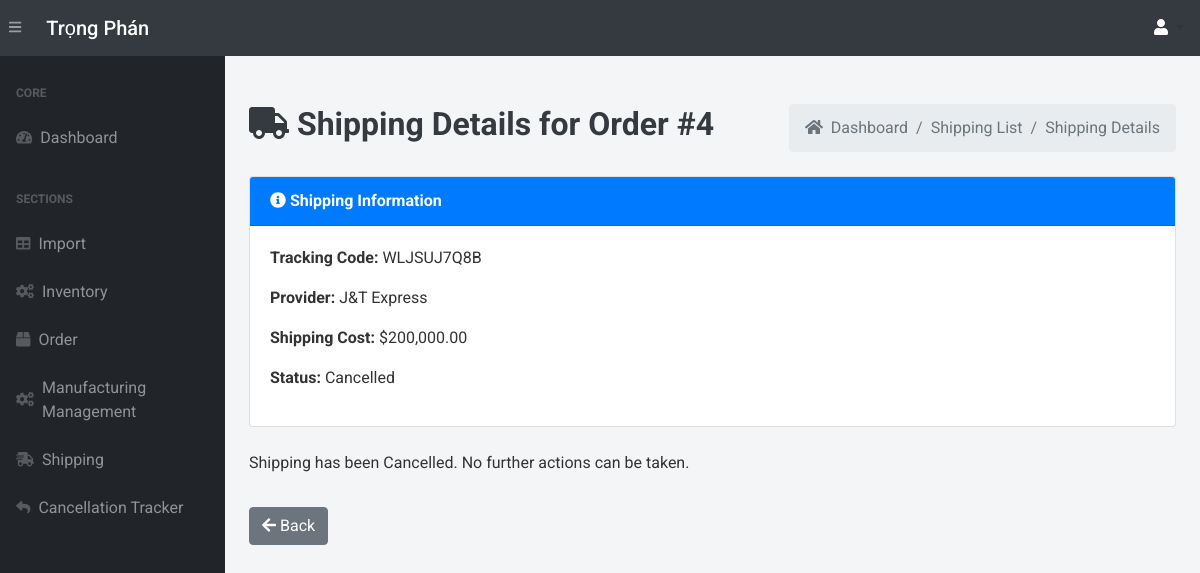
The page /shipping/2 (signed in) on the database its author committed.
### app.py (models this page shows, shortened)
class Shipping(db.Model):
    __tablename__ = 'shipping'
    shipping_id = db.Column(db.Integer, primary_key=True)
    order_id = db.Column(db.Integer, db.ForeignKey('orders.order_id'))
    tracking_code = db.Column(db.String(255), unique=True)
    provider = db.Column(db.String(255), nullable=False)
    shipping_cost = db.Column(db.Numeric(10, 2), nullable=False)
    shipping_status = db.Column(db.String(50), default='Processing')  # Status: Pending, Shipped, Delivered
    pay_method=db.Column(db.String(255), nullable=False)
    shipment_time = db.Column(db.DateTime, default=vietnam_now)
    order = db.relationship('Order', backref='shipping_details')
    price = db.Column(db.Float)
    quan = db.Column(db.Numeric(10, 2), nullable=False)
    status = db.Column(db.String(50), default='Processing')

### app.py (the view)
@app.route('/shipping/<int:shipping_id>', methods=["GET"])
@login_required
def view_shipping(shipping_id):
    shipping = Shipping.query.get_or_404(shipping_id)
    return render_template('view_shipping.html', shipping=shipping)

### app.py (called while the page is built, shortened)
@login_manager.user_loader
def load_user(user_id):
    return User.query.get(int(user_id))

def add_monthly_data():
    current_year = datetime.now().year
    months = [f"{current_year}-{str(month).zfill(2)}" for month in range(1, 4)]
    for month in months:
        existing_month_data = db.session.query(Order).filter(Order.order_date.like(f'{month}%')).first()
    db.session.commit()

@app.before_request
def initialize_data():
    add_monthly_data()

@app.template_filter('format_price')
@login_required
def format_price(value):
    try:
        if value >= 1000000000:
            return "{:,.2f} B".format(value / 1000000000)
        elif value >= 1000000:
            return "{:,.2f} M".format(value / 1000000)
        return "{:,.2f}".format(value)
    except (ValueError, TypeError):
        return value

### templates/view_shipping.html (shortened to what this page needs)
{% extends 'base.html' %}
{% block content %}
<main>
    <div class="container-fluid mt-5">
        <div class="d-flex justify-content-between align-items-center mb-4">
            <h1 class="text-dark font-weight-bold" style="font-size: 2rem;">
                <i class="fas fa-truck"></i> Shipping Details for Order #{{ shipping.order_id }}
            </h1>
            <ol class="breadcrumb mb-0">
                <li class="breadcrumb-item"><a href="/" class="text-decoration-none text-muted"><i class="fas fa-home mr-1"></i> Dashboard</a></li>
                <li class="breadcrumb-item"><a href="/shipping-list" class="text-decoration-none text-muted">Shipping List</a></li>
                <li class="breadcrumb-item active">Shipping Details</li>
            </ol>
        </div>
        <div class="card mb-4">
            <div class="card-header bg-primary text-white font-weight-bold">
                <i class="fas fa-info-circle"></i> Shipping Information
            </div>
            <div class="card-body">
                {% if shipping.shipping_status %}
                    <p><strong>Tracking Code:</strong> {{ shipping.tracking_code }}</p>
                    <p><strong>Provider:</strong> {{ shipping.provider }}</p>
                    <p><strong>Shipping Cost:</strong> ${{ shipping.shipping_cost | format_price }}</p>
                    <p><strong>Status:</strong> {{ shipping.shipping_status }}</p>
                {% else %}
                    <p>No shipping record found for this order.</p>
                {% endif %}
            </div>
        </div>
        {% if shipping.shipping_status == "Processing" %}
            <form action="{{ url_for('cancel_shipping', shipping_id=shipping.shipping_id) }}" method="POST">
                <button type="submit" class="btn btn-danger" onclick="return confirm('Are you sure you want to cancel this shipping?')">
                    <i class="fas fa-times-circle"></i> Cancel Shipping
                </button>
            </form>
        {% elif shipping.shipping_status == "Shipped" %}
            <p>This order has already been shipped and cannot be canceled.</p>
        {% else %}
            <p>Shipping has been {{ shipping.shipping_status }}. No further actions can be taken.</p>
        {% endif %}
        <a href="/shipping-list/" class="btn btn-secondary mt-3">
            <i class="fas fa-arrow-left"></i> Back
        </a>
    </div>
</main>
{% endblock %}

### templates/base.html (style rules this page uses)
body { font-family: 'Roboto', sans-serif; background-color: #f4f5f7; color: #333; }

### rows shown on the page
Shipping: order_id "4", tracking_code "WLJSUJ7Q8B", provider "J&T Express", shipping_cost "200,000.00", shipping_status "Cancelled"
